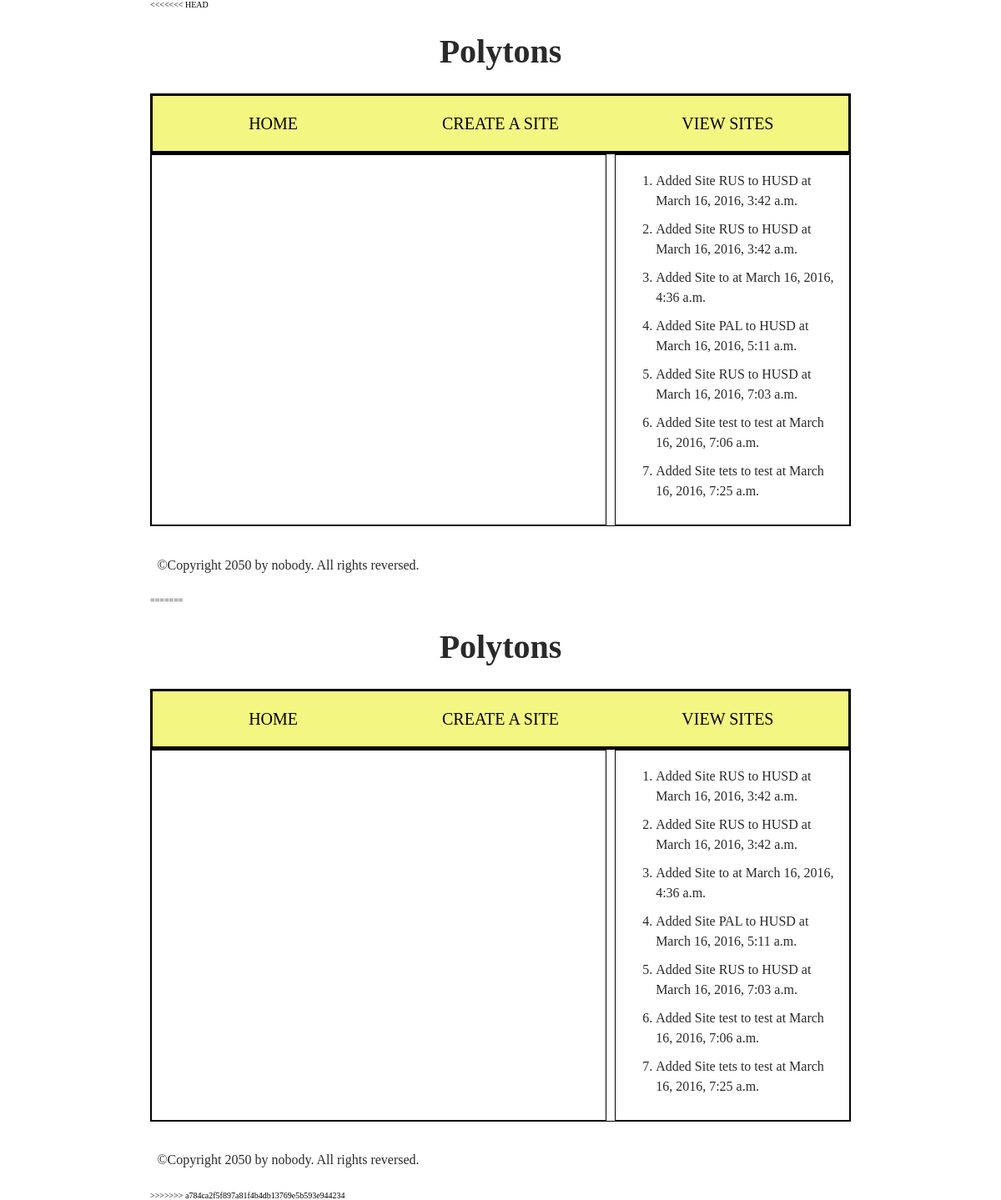
The page / on the database its author committed.
### common/models.py (models this page shows)
class RecentActions(models.Model):
    cur_time = now()
    entry = models.CharField(max_length=200, blank=True, null=True)
    input_time = models.DateTimeField(default=cur_time)

### common/views.py (the view)
# urls.py: url(r'^$', common.index, name='home'),
def index(request):
    recent_actions = RecentActions.objects.order_by('id')
    context = {'recent_actions': recent_actions}
    return render(request, 'common/index.html', context)

### templates/common/index.html (shortened to what this page needs)
<!DOCTYPE html>
{% load staticfiles %}
<html>
    <head>
        <link rel='stylesheet' type="text/css"  href="{% static 'css/style.css' %}" />
    </head>
    <body>
    <header>
        <h1>Polytons</h1>
    </header>
    <nav>
        <ul>
            <li><a href="">Home</a></li>
            <li><a href="{% url 'create_site' %}">Create a Site</a></li>
            <li><a href="{%  url 'site_view' %}">View Sites</a></li>
        </ul>
    </nav>
    <main>
        <article>
        </article>
        <aside>
            <ol>
            {% for entry in recent_actions %}
                <li>{{ entry.entry }} at {{ entry.input_time }}</li>
            {% endfor %}
            </ol>
        </aside>
    </main>
    <footer>
        <p>©Copyright 2050 by nobody. All rights reversed.</p>
    </footer>
  </body>
</html>
<!DOCTYPE html>
{% load staticfiles %}
<html>
    <head>
        <link rel='stylesheet' type="text/css"  href="{% static 'css/style.css' %}" />
    </head>
    <body>
    <header>
        <h1>Polytons</h1>
    </header>
    <nav>
        <ul>
            <li><a href="">Home</a></li>
            <li><a href="{% url 'create_site' %}">Create a Site</a></li>
            <li><a href="{%  url 'site_view' %}">View Sites</a></li>
        </ul>
    </nav>
    <main>
        <article>
        </article>
        <aside>
            <ol>
            {% for entry in recent_actions %}
                <li>{{ entry.entry }} at {{ entry.input_time }}</li>
            {% endfor %}
            </ol>
        </aside>
    </main>
    <footer>
        <p>©Copyright 2050 by nobody. All rights reversed.</p>
    </footer>
  </body>
</html>

### static/css/style.css (style rules this page uses)
html { font-size: 10px; background-color: #FFFFFF; }
body { width: 70%; margin: 0 auto; }
h1, h2, h3 { font-family: 'Times New Roman', cursive; color: #2a2a2a; }
p, input, li { font-family: 'Times New Roman', sans-serif; color: #2a2a2a; }
h1 { font-size: 4rem; text-align: center; }
p, li { font-size: 1.6rem; line-height: 1.5; }
header { margin-bottom: 10px; }
nav, article, aside, footer { background-color: #FFFFFF; padding: 1%; }
nav { height: 50px; background-color: #F3F781; display: flex; border: solid #000000; }
nav ul { padding: 0; list-style-type: none; flex: 2; display: flex; }
nav li { display: inline; text-align: center; flex: 1; }
nav a { display: inline-block; font-size: 2rem; text-transform: uppercase; text-decoration: none; color: black; }
main { border: thin solid; display: flex; }
article { border: thin solid; flex: 4; }
aside { flex: 2; border: thin solid; margin-left: 10px; background-color: #FFFFFF; }
aside li { padding-bottom: 10px; }
footer { margin-top: 10px; }

### rows shown on the page
RecentActions: entry "Added Site RUS to HUSD", input_time "March 16, 2016, 3:42 a.m."
RecentActions: entry "Added Site RUS to HUSD", input_time "March 16, 2016, 3:42 a.m."
RecentActions: entry "Added Site to", input_time "March 16, 2016, 4:36 a.m."
RecentActions: entry "Added Site PAL to HUSD", input_time "March 16, 2016, 5:11 a.m."
RecentActions: entry "Added Site RUS to HUSD", input_time "March 16, 2016, 7:03 a.m."
RecentActions: entry "Added Site test to test", input_time "March 16, 2016, 7:06 a.m."
RecentActions: entry "Added Site tets to test", input_time "March 16, 2016, 7:25 a.m."
